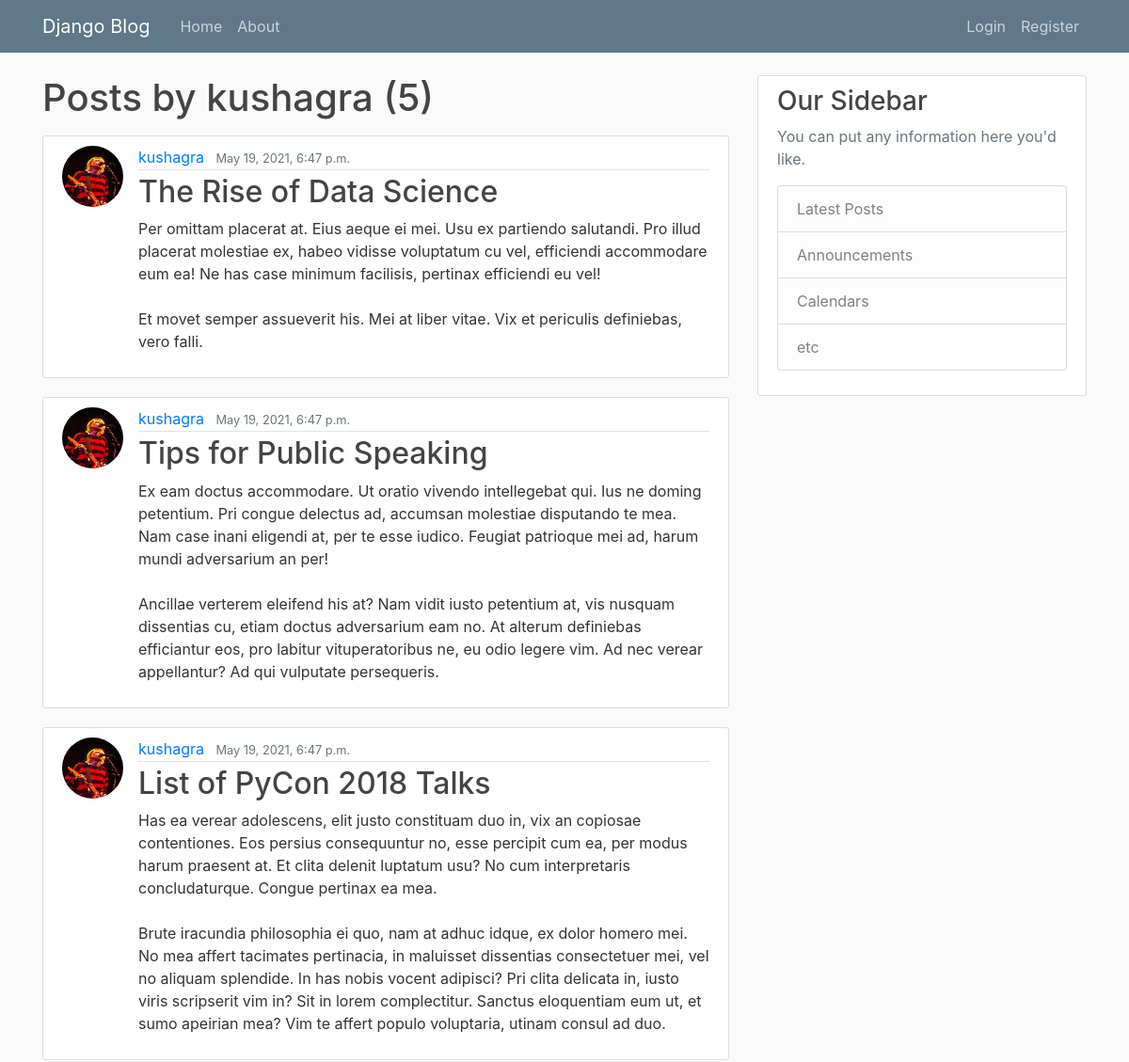
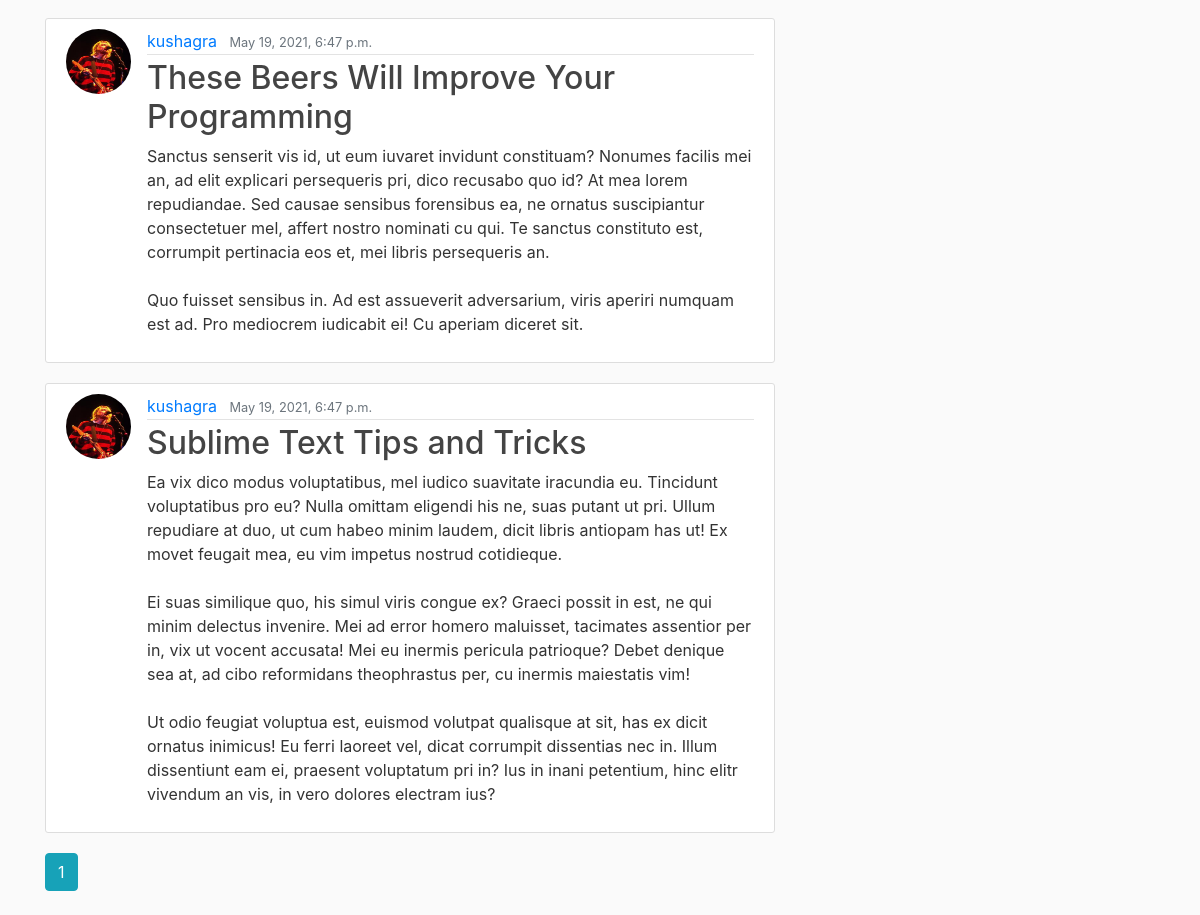
Page /user/kushagra/ on the committed database (2 pictures, top to bottom).
### blog/models.py (models this page shows, shortened)
class Post(models.Model):
    title=models.CharField(max_length=100)
    content=models.TextField()
    date_posted=models.DateTimeField(default=timezone.now)
    author = models.ForeignKey(User, on_delete=models.CASCADE)

### users/models.py (models this page shows, shortened)
class Profile(models.Model):
    user = models.OneToOneField(User,on_delete=models.CASCADE)
    image= models.ImageField(default='default.jpg',upload_to='profile_pics')

### blog/views.py (the view)
# urls.py: path('user/<str:username>/', UserPostListView.as_view(),name='user-posts'),
class UserPostListView(ListView):
    model=Post
    template_name='blog/user_post.html'#<app>/<model>_<viewtype>.html
    context_object_name='posts'
    ordering=['-date_posted']
    paginate_by = 5
    def get_queryset(self):
        user=get_object_or_404(User,username=self.kwargs.get('username'))
        return Post.objects.filter(author=user).order_by('-date_posted')

### blog/templates/blog/user_post.html (shortened to what this page needs)
{% extends "blog/base.html" %}
{% block content %}
<h1 class="mb-3">Posts by {{view.kwargs.username}} ({{page_obj.paginator.count}})</h1>
    {% for post in posts %}
        <article class="media content-section">
            <img class="rounded-circle article-img" src="{{post.author.profile.image.url}}">
          <div class="media-body">
            <div class="article-metadata">
              <a class="mr-2" href="{% url 'user-posts' post.author.username%}">{{ post.author }}</a>
              <small class="text-muted">{{ post.date_posted }}</small>
            </div>
            <h2><a class="article-title" href="{% url 'post-detail' post.id %}">{{ post.title }}</a></h2>
            <p class="article-content">{{ post.content }}</p>
          </div>
        </article>
    {% endfor %}
    {%for num in page_obj.paginator.page_range %}
        {%if page_obj.number == num%}
        <a class="btn btn-info mb-4" href="?page={{num}}">{{num}}</a>
        {% elif num > page_obj.number|add:'-3' and num < page_obj.number|add:'3'%}
          <a class="btn btn-outline-info mb-4" href="?page={{num}}">{{num}}</a>
        {%endif%}
    {%endfor%}
{% endblock content %}

### blog/templates/blog/base.html (shortened to what this page needs)
{% load static %}
<html lang="en">
<head>
    <link rel="stylesheet" href="https://maxcdn.bootstrapcdn.com/bootstrap/4.0.0/css/bootstrap.min.css">
    <link rel="stylesheet" type="text/css" href="{% static 'blog/main.css' %}">
</head>
<body>
    <header class="site-header">
        <nav class="navbar navbar-expand-md navbar-dark bg-steel fixed-top">
          <div class="container">
            <a class="navbar-brand mr-4" href="/">Django Blog</a>
            <div class="collapse navbar-collapse" id="navbarToggle">
              <div class="navbar-nav mr-auto">
                <a class="nav-item nav-link" href="{% url 'blog-home' %}">Home</a>
                <a class="nav-item nav-link" href="{% url 'blog-about' %}">About</a>
              </div>
              <div class="navbar-nav">
                {%if user.is_authenticated %}
                <a class="nav-item nav-link" href="{% url 'post-create' %}">New Post</a>
                <a class="nav-item nav-link" href="{% url 'profile' %}">Profile</a>
                <a class="nav-item nav-link" href="{% url 'logout' %}">Logout</a>
                {% else %}
                  <a class="nav-item nav-link" href="{% url 'login' %}">Login</a>
                  <a class="nav-item nav-link" href="{% url 'register'%}">Register</a>
                {% endif %}
              </div>
            </div>
          </div>
        </nav>
      </header>
    <main role="main" class="container">
        <div class="row">
          <div class="col-md-8">
            {% block content %}{% endblock %}
          </div>
          <div class="col-md-4">
            <div class="content-section">
              <h3>Our Sidebar</h3>
              <p class='text-muted'>You can put any information here you'd like.
                <ul class="list-group">
                  <li class="list-group-item list-group-item-light">Latest Posts</li>
                  <li class="list-group-item list-group-item-light">Announcements</li>
                  <li class="list-group-item list-group-item-light">Calendars</li>
                  <li class="list-group-item list-group-item-light">etc</li>
                </ul>
              </p>
            </div>
          </div>
        </div>
      </main>
</body>
</html>

### blog/static/blog/main.css (style rules this page uses)
body { background: #fafafa; color: #333333; margin-top: 5rem; }
h1, h2, h3, h4, h5, h6 { color: #444444; }
ul { margin: 0; }
.bg-steel { background-color: #5f788a; }
.site-header .navbar-nav .nav-link { color: #cbd5db; }
.content-section { background: #ffffff; padding: 10px 20px; border: 1px solid #dddddd; border-radius: 3px; margin-bottom: 20px; }
.article-title { color: #444444; }
.article-content { white-space: pre-line; }
.article-img { height: 65px; width: 65px; margin-right: 16px; }
.article-metadata { padding-bottom: 1px; margin-bottom: 4px; border-bottom: 1px solid #e3e3e3 }

### rows in the picture
Post: author.profile.image (placeholder picture), author "kushagra", date_posted "May 19, 2021, 6:47 p.m.", title "The Rise of Data Science", content "Per omittam placerat at. Eius aeque ei mei. Usu ex partiendo salutandi. Pro illud placerat molestiae ex, habeo vidisse voluptatum cu vel, efficiendi accommodare eum ea! Ne has case minimum facilisis, pertinax efficiendi eu vel! Et movet semper assueverit his. Mei at liber vitae. Vix et periculis definiebas, vero falli."
Post: author.profile.image (placeholder picture), author "kushagra", date_posted "May 19, 2021, 6:47 p.m.", title "Tips for Public Speaking", content "Ex eam doctus accommodare. Ut oratio vivendo intellegebat qui. Ius ne doming petentium. Pri congue delectus ad, accumsan molestiae disputando te mea. Nam case inani eligendi at, per te esse iudico. Feugiat patrioque mei ad, harum mundi adversarium an per! Ancillae verterem eleifend his at? Nam vidit iusto petentium at, vis nusquam dissentias cu, etiam doctus adversarium eam no. At alterum definiebas efficiantur eos, pro labitur vituperatoribus ne, eu odio legere vim. Ad nec verear appellantur? Ad qui vulputate persequeris."
Post: author.profile.image (placeholder picture), author "kushagra", date_posted "May 19, 2021, 6:47 p.m.", title "List of PyCon 2018 Talks", content "Has ea verear adolescens, elit justo constituam duo in, vix an copiosae contentiones. Eos persius consequuntur no, esse percipit cum ea, per modus harum praesent at. Et clita delenit luptatum usu? No cum interpretaris concludaturque. Congue pertinax ea mea. Brute iracundia philosophia ei quo, nam at adhuc idque, ex dolor homero mei. No mea affert tacimates pertinacia, in maluisset dissentias consectetuer mei, vel no aliquam splendide. In has nobis vocent adipisci? Pri clita delicata in, iusto viris scripserit vim in? Sit in lorem complectitur. Sanctus eloquentiam eum ut, et sumo apeirian mea? Vim te affert populo voluptaria, utinam consul ad duo."
Post: author.profile.image (placeholder picture), author "kushagra", date_posted "May 19, 2021, 6:47 p.m.", title "These Beers Will Improve Your Programming", content "Sanctus senserit vis id, ut eum iuvaret invidunt constituam? Nonumes facilis mei an, ad elit explicari persequeris pri, dico recusabo quo id? At mea lorem repudiandae. Sed causae sensibus forensibus ea, ne ornatus suscipiantur consectetuer mel, affert nostro nominati cu qui. Te sanctus constituto est, corrumpit pertinacia eos et, mei libris persequeris an. Quo fuisset sensibus in. Ad est assueverit adversarium, viris aperiri numquam est ad. Pro mediocrem iudicabit ei! Cu aperiam diceret sit."
Post: author.profile.image (placeholder picture), author "kushagra", date_posted "May 19, 2021, 6:47 p.m.", title "Sublime Text Tips and Tricks", content "Ea vix dico modus voluptatibus, mel iudico suavitate iracundia eu. Tincidunt voluptatibus pro eu? Nulla omittam eligendi his ne, suas putant ut pri. Ullum repudiare at duo, ut cum habeo minim laudem, dicit libris antiopam has ut! Ex movet feugait mea, eu vim impetus nostrud cotidieque. Ei suas similique quo, his simul viris congue ex? Graeci possit in est, ne qui minim delectus invenire. Mei ad error homero maluisset, tacimates assentior per in, vix ut vocent accusata! Mei eu inermis pericula patrioque? Debet denique sea at, ad cibo reformidans theophrastus per, cu inermis maiestatis vim! Ut odio feugiat voluptua est, euismod volutpat qualisque at sit, has ex dicit ornatus inimicus! Eu…"

### other values in the picture
{{ view.kwargs.username }} "kushagra"
{{ page_obj.paginator.count }} "5"
{{ num }} "1"
